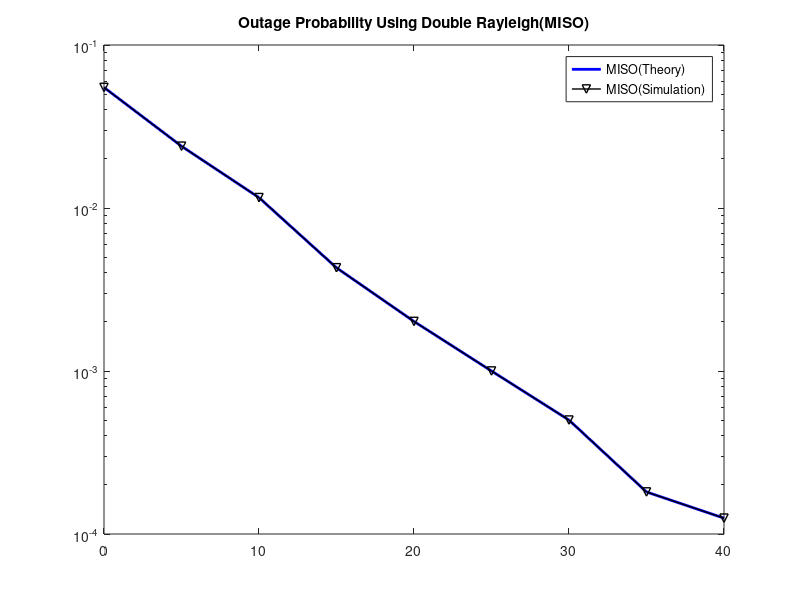

Write the MATLAB code that produced this figure. (Note: this script raises an error after producing the figure.)
close all
clear all

N=100000;                                               %Total number of bits or symbols
snr = 0:5:40;                                          %Multiple Es/N0 values that are in dB
f=sqrt(0.5);
Mr=1;
Mt=100000; 
sigma = 1;

for k=1:5:40
x=10^(k./10);
p=sqrt(1/x);
x1=randi([0,1]);
x=2*x1-1;


h1=f*(randn(1,N) + j*randn(1,N));
h2=f*(randn(1,N) + j*randn(1,N));
%h = 4*(h1*g1 + h2*g2);
g1= abs(sigma*randn(1,N)+1i*sigma*randn(1,N));
g2= abs(sigma*randn(1,N)+1i*sigma*randn(1,N));
h = 4.*((g1.*h1).*(h2.*g2));
n1=f*(randn(1,N) + j*randn(1,N));
n2=f*(randn(1,N) + j*randn(1,N));
n=n1.*n2;
y1=h.*x + p.*n;


for ii = 1:length(snr)
    %From the Transmitter side
    x_eq = rand(1,N) > 0.5;                               %Generation of 0,1 values with equal probability
    x1 = 2*x_eq-1;                                         %BPSK modulation
   
    %Creating the Alamouti STBC
    input_arg = zeros(2,N);
    input_arg(:,1:2:end) = (1/sqrt(2))*reshape(x1,2,N/2);    
    input_arg(:,2:2:end) = (1/sqrt(2))*(kron(ones(1,N/2),[-1;1]).*flipud(reshape(conj(x1),2,N/2)));
    channelCoeff = 1/sqrt(2)*[randn(1,N) + j*randn(1,N)];                         %Channel coefficient of Rayleigh channel
    channelCoefficientMod = kron(reshape(channelCoeff,2,N/2),ones(1,2));              
    noise = 1/sqrt(2)*[randn(1,N) + j*randn(1,N)];                                      %White gaussian noise
   
    receiver = sum(channelCoefficientMod.*input_arg,1) + 10^(-snr(ii)/20)*noise;
    %From the Receiver side
    receiverMod = kron(reshape(receiver,2,N/2),ones(1,2));                              
    receiverMod(2,:) = conj(receiverMod(2,:));                                          
 
    %Forming the Equalization matrix
    equalizationMatrix_eq = zeros(2,N);
    equalizationMatrix_eq(:,[1:2:end]) = reshape(channelCoeff,2,N/2);                
    equalizationMatrix_eq(:,[2:2:end]) = kron(ones(1,N/2),[1;-1]).*flipud(reshape(channelCoeff,2,N/2));
    equalizationMatrix_eq(1,:) = conj(equalizationMatrix_eq(1,:));                            
    eqMatrixPower = sum(equalizationMatrix_eq.*conj(equalizationMatrix_eq),1);
    receiverHat_1 = sum(equalizationMatrix_eq.*receiverMod,1)./eqMatrixPower;                
    receiverHat_1(2:2:end) = conj(receiverHat_1(2:2:end));
   
    %Taking real part from the Receiver Side
    xHat = real(receiverHat_1)>0;
   
    %Total counting of the errors
    totalErrors(ii) = size(find([x_eq- xHat]),2);
  
    
    %For Fixed Gain%
    c1= 0.5*log2(1+x);

   if (c1 < 3)
       out = c1;
   end    
end
end

simulationAlamouti = totalErrors/N;                                                     %Simulation of BER
EbN0Linear = 10.^(snr/10);

y2=[0.054921000000000  0.0239440000000000 0.011580990000000  0.004298000000000000  0.0020141000000000000 0.0010000000000000  0.00050000000000 0.0001811 0.00012511 ]
op_2 = [0.054921000000000  0.0239440000000000 0.011580990000000  0.004298000000000000  0.0020141000000000000 0.0010000000000000  0.00050000000000 0.0001811 0.00012511 ]
semilogy(snr, y2, '-b','Linewidth',2);  
hold on
semilogy(snr, op_2, '-kv','Linewidth',1);    
hold off

title('Outage Probability Using Double Rayleigh(MISO)')
LEG = legend('MISO(Theory)','MISO(Simulation)');
LEG.FontSize = 5;
xlabel('Average SNR(dB)');
ylabel('Outage Probability');
grid on
hold off
ylim([0.0000001 1]);
xlim([0 40])
